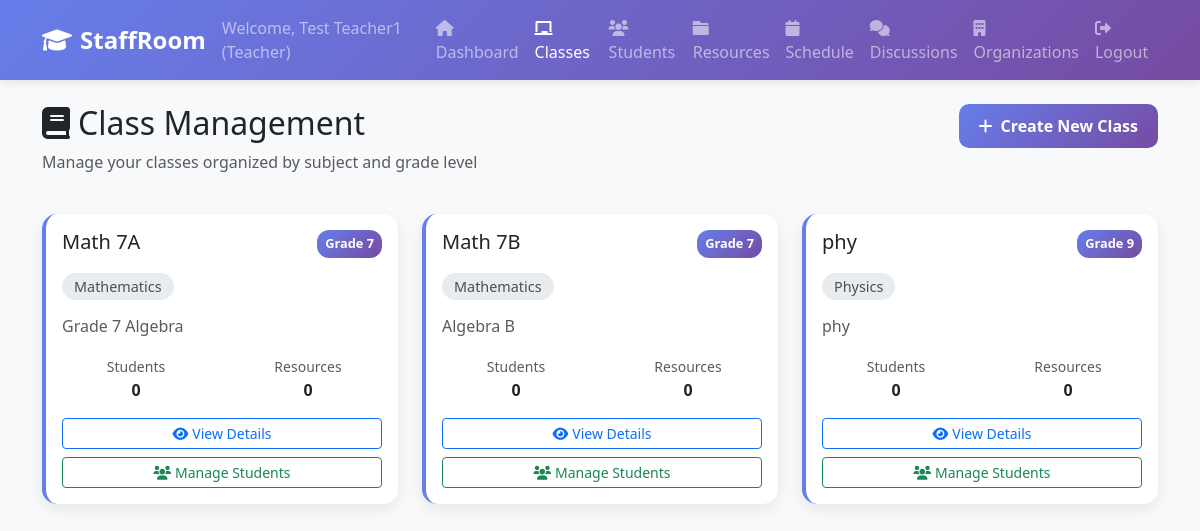
The page /classes (signed in) on the database its author committed.
### tables this page shows
CREATE TABLE classes (
                id INTEGER PRIMARY KEY AUTOINCREMENT,
                name TEXT NOT NULL,
                description TEXT,
                subject_id INTEGER NOT NULL,
                grade_level INTEGER NOT NULL CHECK (grade_level BETWEEN 1 AND 12),
                teacher_id INTEGER NOT NULL,
                created_at TIMESTAMP DEFAULT CURRENT_TIMESTAMP, organization_id INTEGER,
                FOREIGN KEY (subject_id) REFERENCES subjects (id),
                FOREIGN KEY (teacher_id) REFERENCES users (id)
            );

CREATE TABLE subjects (
                id INTEGER PRIMARY KEY AUTOINCREMENT,
                name TEXT UNIQUE NOT NULL,
                description TEXT,
                is_custom BOOLEAN DEFAULT 0,
                created_by INTEGER,
                created_at TIMESTAMP DEFAULT CURRENT_TIMESTAMP,
                FOREIGN KEY (created_by) REFERENCES users (id)
            );

### web_app.py (the view)
    def decorated_function(*args, **kwargs):
        if 'user_id' not in session:
            return redirect(url_for('login'))
        user_organizations = db.get_user_organizations(session['user_id'])
        if not user_organizations:
            flash('You must join an organization to access this feature.', 'warning')
            return redirect(url_for('organizations'))
        return f(*args, **kwargs)

### web_app.py (called while the page is built)
def require_organization_access(f):
    def decorated_function(*args, **kwargs):
        if 'user_id' not in session:
            return redirect(url_for('login'))
        user_organizations = db.get_user_organizations(session['user_id'])
        if not user_organizations:
            flash('You must join an organization to access this feature.', 'warning')
            return redirect(url_for('organizations'))
        return f(*args, **kwargs)
    decorated_function.__name__ = f.__name__
    return decorated_function

@app.route('/classes')
@require_organization_access
def classes():
    if 'user_id' not in session:
        return redirect(url_for('login'))
    user_type = session['user_type']
    user_id = session['user_id']
    if user_type == 'teacher':
        classes = db.get_teacher_classes(user_id)
        subjects = db.get_all_subjects()
        return render_template('classes.html', classes=classes, subjects=subjects)
    else:
        flash('Access denied. Only teachers can access class management.', 'error')
        return redirect(url_for('dashboard'))

    def get_connection(self):
        if self.db_path.startswith('postgresql://'):
            import psycopg2
            from psycopg2.extras import RealDictCursor
            conn = psycopg2.connect(self.db_path, cursor_factory=RealDictCursor)
        else:
            db_file = self.db_path.replace('sqlite:///', '')
            conn = sqlite3.connect(db_file)
            conn.row_factory = sqlite3.Row
        return conn

    def get_all_subjects(self):
        conn = self.get_connection()
        cursor = conn.execute("SELECT * FROM subjects ORDER BY name")
        subjects = [dict(row) for row in cursor.fetchall()]
        conn.close()
        return subjects

    def get_teacher_classes(self, teacher_id):
        conn = self.get_connection()
        cursor = conn.execute("""
            SELECT c.*, s.name as subject_name, s.description as subject_description
            FROM classes c
            JOIN subjects s ON c.subject_id = s.id
            WHERE c.teacher_id = ?
            ORDER BY c.grade_level, s.name
        """, (teacher_id,))
        classes = [dict(row) for row in cursor.fetchall()]
        conn.close()
        return classes

### templates/classes.html (shortened to what this page needs)
{% extends "common/base.html" %}
{% block content %}
        <div class="row mb-4">
            <div class="col-md-8">
                <h2><i class="fas fa-book me-2"></i>Class Management</h2>
                <p class="text-muted">Manage your classes organized by subject and grade level</p>
            </div>
            <div class="col-md-4 text-end">
                <button class="btn btn-primary" data-bs-toggle="modal" data-bs-target="#createClassModal">
                    <i class="fas fa-plus me-2"></i>Create New Class
                </button>
            </div>
        </div>
        <div class="row">
            {% for class in classes %}
                <div class="col-md-6 col-lg-4 mb-4">
                    <div class="card class-card h-100">
                        <div class="card-body">
                            <div class="d-flex justify-content-between align-items-start mb-3">
                                <h5 class="card-title mb-0">{{ class.name }}</h5>
                                <span class="grade-badge">Grade {{ class.grade_level }}</span>
                            </div>
                            <div class="mb-3">
                                <span class="subject-badge">{{ class.subject_name }}</span>
                            </div>
                            {% if class.description %}
                                <p class="card-text text-muted">{{ class.description }}</p>
                            {% endif %}
                            <div class="row text-center mb-3">
                                <div class="col-6">
                                    <small class="text-muted">Students</small>
                                    <div class="fw-bold">{{ class.student_count or 0 }}</div>
                                </div>
                                <div class="col-6">
                                    <small class="text-muted">Resources</small>
                                    <div class="fw-bold">{{ class.resource_count or 0 }}</div>
                                </div>
                            </div>
                            <div class="d-grid gap-2">
                                <button class="btn btn-outline-primary btn-sm" onclick="viewClass({{ class.id }})">
                                    <i class="fas fa-eye me-1"></i>View Details
                                </button>
                                <button class="btn btn-outline-success btn-sm" onclick="manageStudents({{ class.id }})">
                                    <i class="fas fa-users me-1"></i>Manage Students
                                </button>
                            </div>
                        </div>
                    </div>
                </div>
            {% endfor %}
        </div>
{% endblock %}

### rows shown on the page
classes: name "Math 7A", grade_level "7", subject_name "Mathematics", description "Grade 7 Algebra", student_count "0", resource_count "0"
classes: name "Math 7B", grade_level "7", subject_name "Mathematics", description "Algebra B", student_count "0", resource_count "0"
classes: name "phy", grade_level "9", subject_name "Physics", description "phy", student_count "0", resource_count "0"

### other values the page prints
{{ session.first_name }} "Test"
{{ session.last_name }} "Teacher1"
{{ session.user_type.title() }} "Teacher"
